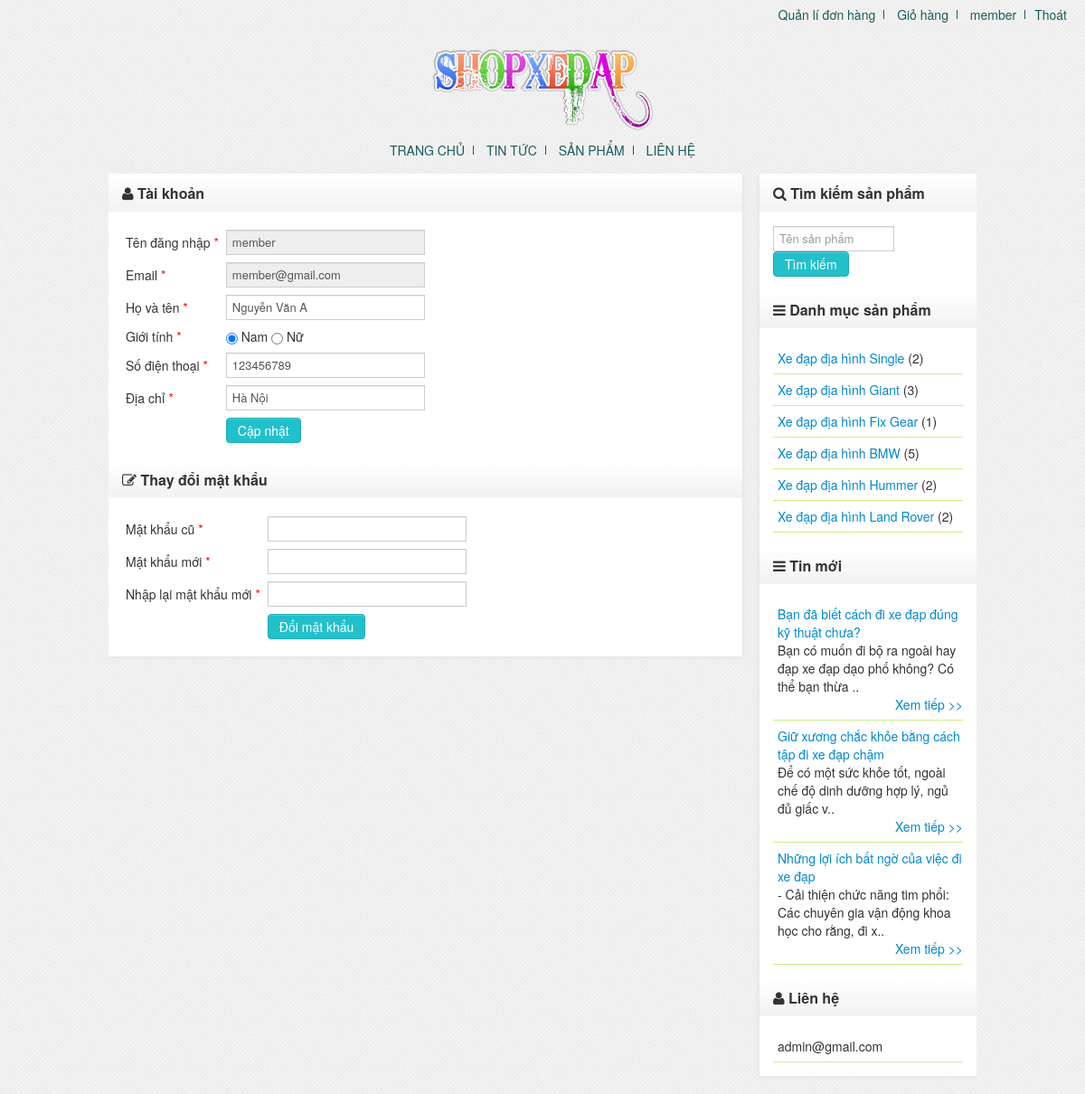
Page /account.php (signed in) on the committed database.
### tables this page shows
CREATE TABLE IF NOT EXISTS `settings` (
  `title` varchar(150) NOT NULL,
  `home` varchar(150) NOT NULL,
  `email` varchar(150) NOT NULL,
  `page` int(11) NOT NULL
);

CREATE TABLE IF NOT EXISTS `users` (
  `id` int(11) NOT NULL AUTO_INCREMENT,
  `user` varchar(20) NOT NULL,
  `password` varchar(32) NOT NULL,
  `email` varchar(100) NOT NULL,
  `fullname` varchar(150) NOT NULL,
  `sex` varchar(5) NOT NULL,
  `phone` varchar(11) NOT NULL,
  `address` varchar(150) NOT NULL,
  `registed` datetime NOT NULL,
  PRIMARY KEY (`id`)
);

CREATE TABLE IF NOT EXISTS `categories` (
  `id` int(11) NOT NULL AUTO_INCREMENT,
  `cat_name` varchar(150) NOT NULL,
  `show` varchar(5) NOT NULL,
  PRIMARY KEY (`id`)
);

CREATE TABLE IF NOT EXISTS `articles` (
  `id` int(11) NOT NULL AUTO_INCREMENT,
  `articles_name` varchar(150) NOT NULL,
  `cat_id` int(11) NOT NULL,
  `show` varchar(5) NOT NULL,
  `content` text NOT NULL,
  `created` datetime NOT NULL,
  `comment` varchar(5) NOT NULL,
  PRIMARY KEY (`id`),
  KEY `catid_art` (`cat_id`)
);

### account.php (the view, shortened to what this page needs)
<?php
	require_once("inc/header.php");
?>
<div class="widget">
<?php
	if(empty($account)) {
        echo '<div class="widget-title"><i class="icon-user"></i>&nbsp;Tài khoản</div>
	<div class="widget-body">';
		echo '<div class="alert alert-error"><i class="icon-warning-sign"></i>&nbsp;Bạn không có quyền truy cập vào đây</div></div>';
	}else {
        echo '<div class="widget-title"><i class="icon-user"></i>&nbsp;Tài khoản</div>
	<div class="widget-body">';
		$sql = "SELECT * FROM `users` where `user` = '$account'";
		$result = $connect -> query($sql);
		$row = $result ->fetch_array(MYSQLI_ASSOC);
?>
		<form action="" method="POST" id="form1" name="form1">
			<table cellpadding="4" cellspacing="0">
				<tr>
					<td>Tên đăng nhập <span class="required">*</span></td>
					<td><input type="text" name="user" disabled="disabled" value="<?php echo $row['user']; ?>" /></td>
				</tr>
				<tr>
					<td>Email <span class="required">*</span></td>
					<td><input type="email" name="email" disabled="disabled" value="<?php echo $row['email']; ?>" /></td>
				</tr>
				<tr>
					<td>Họ và tên <span class="required">*</span></td>
					<td><input type="text" name="fullname" value="<?php echo $row['fullname']; ?>" required="required" /></td>
				</tr>
				<tr>
					<td>Giới tính <span class="required">*</span></td>
					<td>
                    <?php
                        if($row['sex'] == 'Nam')
                            echo '<input type="radio" name="sex" value="Nam" checked="checked" />&nbsp;Nam&nbsp;<input type="radio" name="sex" value="Nữ" />&nbsp;Nữ';
                        else
                            echo '<input type="radio" name="sex" value="Nam" />&nbsp;Nam&nbsp;<input type="radio" name="sex" value="Nữ" checked="checked" />&nbsp;Nữ';
                    ?>
                    </td>
				</tr>
				<tr>
					<td>Số điện thoại <span class="required">*</span></td>
					<td><input type="number" name="phone" value="<?php echo $row['phone']; ?>" required="required" /></td>
				</tr>
				<tr>
					<td>Địa chỉ <span class="required">*</span></td>
					<td><input type="text" name="address" value="<?php echo $row['address']; ?>" required="required" /></td>
				</tr>
				<tr>
					<td>&nbsp;</td>
					<td><input type="submit" name="update" value="Cập nhật" class="btn" /></td>
				</tr>
			</table>
		</form>
	</div>
	<div class="widget-title"><i class="icon-edit"></i>&nbsp;Thay đổi mật khẩu</div>
	<div class="widget-body">
		<form action="" method="POST" id="form2" name="form2">
			<table cellpadding="4" cellspacing="0">
				<tr>
					<td>Mật khẩu cũ <span class="required">*</span></td>
					<td><input type="password" name="password" required="required" /></td>
				</tr>
				<tr>
					<td>Mật khẩu mới <span class="required">*</span></td>
					<td><input type="password" name="newpassword" required="required" /></td>
				</tr>
				<tr>
					<td>Nhập lại mật khẩu mới <span class="required">*</span></td>
					<td><input type="password" name="renewpassword" required="required" /></td>
				</tr>
				<tr>
					<td>&nbsp;</td>
					<td><input type="submit" name="submit" value="Đổi mật khẩu" class="btn" /></td>
				</tr>
			</table>
		</form>
	</div>
<?php
    }
echo '</div>';
	require_once("inc/footer.php");
?>

### inc/header.php (shortened to what this page needs)
<?php
    require_once("connect.php");
	if(isset($_COOKIE['user']))
		$account = $_COOKIE['user'];
	elseif(isset($_SESSION['user']))
		$account = $_SESSION['user'];
	else
		$account = '';
    $set = $connect -> query("SELECT * FROM `settings`") -> fetch_array(MYSQLI_ASSOC);
?>
<!DOCTYPE html PUBLIC "-//W3C//DTD XHTML 1.0 Transitional//EN" "http://www.w3.org/TR/xhtml1/DTD/xhtml1-transitional.dtd">
<html xmlns="http://www.w3.org/1999/xhtml">
<head>
	<link rel="stylesheet" href="<?php echo $set['home']; ?>/themes/style.css" />
	<link rel="stylesheet" href="<?php echo $set['home']; ?>/themes/bootstrap.css" />
	<link rel="stylesheet" href="<?php echo $set['home']; ?>/themes/font-awesome.css" />
</head>
<body>
<div id="header">
	<img src="<?php echo $set['home']; ?>/themes/logo.png" alt="logo" />
	<div id="top_menu">
		<ul>
            <?php
            if($account && $account != 'admin') {
                echo '<li class="b_right"><a href="'.$set['home'].'/orders.php">Quản lí đơn hàng</a></li>';
            ?>
			<li class="b_right">
				<a href="<?php echo $set['home']; ?>/cart.php">Giỏ hàng
            <?php
				}
				echo '</a></li>';
            ?>
			<?php
				if(empty($account)) {
					echo '<li class="b_right"><a href="'.$set['home'].'/register.php">Đăng ký</a></li>
			<li><a href="'.$set['home'].'/login.php">Đăng nhập</a></li>';
				}else {
					if($account == 'admin') {
						echo '<li class="b_right"><a href="'.$set['home'].'/admin/">Quản trị website</a></li>';
						echo '<li class="b_right"><a href="'.$set['home'].'/admin/account.php">'.$account.'</a></li>';
					}else {
						echo '<li class="b_right"><a href="'.$set['home'].'/account.php">'.$account.'</a></li>';
					}
					echo '<li><a href="'.$set['home'].'/logout.php">Thoát</a></li>';
				}
			?>
		</ul>
	</div>
</div>
<div id="menu_container">
	<ul>
		<li class="b_right"><a href="<?php echo $set['home']; ?>/index.php">Trang chủ</a></li>
		<li class="b_right"><a href="<?php echo $set['home']; ?>/articles.php">Tin tức</a></li>
		<li class="b_right"><a href="<?php echo $set['home']; ?>/products.php">Sản phẩm</a></li>
		<li><a href="<?php echo $set['home']; ?>/contacts.php">Liên hệ</a></li>
	</ul>
</div>
<div id="content">
	<div id="body">

### inc/footer.php (shortened to what this page needs)
<div id="footer"></div>
</div>
<div id="sidebar">
    <div class="widget">
        <div class="widget-title"><i class="icon-search"></i>&nbsp;Tìm kiếm sản phẩm</div>
        <div class="widget-body">
            <form action="<?php echo $set['home']; ?>/search.php" name="form1" method="GET">
                <input type="text" name="key" placeholder="Tên sản phẩm" style="width: 57%"/>
                <input type="submit" class="btn" value="Tìm kiếm"/>
            </form>
        </div>
        <div class="widget-title"><i class="icon-reorder"></i>&nbsp;Danh mục sản phẩm</div>
        <div class="widget-body">
            <?php
            $sql = "SELECT * FROM `categories` WHERE `show` = 'true' ORDER BY `id` DESC";
            $result = $connect->query($sql);
            if ($result->fetch_array(MYSQLI_NUM) == 0)
                echo '<div class="alert alert-info"><i class="icon-info-sign"></i>&nbsp;Chưa có danh mục sản phẩm nào</div>';
            else {
                while ($row = $result->fetch_array(MYSQLI_ASSOC)) {
                    $cat_id = $row['id'];
                    $query = "SELECT COUNT(`id`) as total FROM `products` WHERE `show` = 'true' AND `cat_id` = '$cat_id'";
                    $res = $connect->query($query);
                    $rows = $res->fetch_array(MYSQLI_ASSOC);
                    $count = $rows['total'];
                    echo '<div class="cat_list"><a href="' . $set['home'] . '/categories.php?id=' . $row['id'] . '">' . $row['cat_name'] . '</a> (' . $count . ')</div>';
                }
            }
            ?>
        </div>
        <div class="widget-title"><i class="icon-reorder"></i>&nbsp;Tin mới</div>
        <div class="widget-body">
            <?php
            $sql = "SELECT * FROM `articles` WHERE `show` = 'true' ORDER BY `id` DESC LIMIT 0,5";
            $result = $connect->query($sql);
            if ($result->fetch_array(MYSQLI_NUM) == 0)
                echo '<div class="alert alert-info"><i class="icon-info-sign"></i>&nbsp;Chưa có tin tức nào</div>';
            else {
                echo '<marquee  behavior="scroll" scrollamount="2" direction="up" onmouseover="this.stop()" onmouseout="this.start()">';
                while ($row = $result->fetch_array(MYSQLI_ASSOC)) {
                    echo '<div class="cat_list"><a href="' . $set['home'] . '/articles.php?id=' . $row['id'] . '">' . $row['articles_name'] . '</a><div class="shortdesc">' . substr($row['content'], 0, 100) . '..</div><span style="float: right;"><a href="#">Xem tiếp >></a></span><br /></div>';
                }
                echo '</marquee>';
            }
            ?>
        </div>
        <div class="widget-title"><i class="icon-user"></i>&nbsp;Liên hệ</div>
        <div class="widget-body">
            <div class="cat_list"><?php echo $set['email']; ?></div>
        </div>
    </div>
</div>
</body>
</html>

### rows in the picture
settings: home (picture), email "admin@gmail.com"
users: user "member", email "member@gmail.com", fullname "Nguyễn Văn A", phone "123456789", address "Hà Nội"
categories: cat_name "Xe đạp địa hình Single", count "2"
categories: cat_name "Xe đạp địa hình Giant", count "3"
categories: cat_name "Xe đạp địa hình Fix Gear", count "1"
categories: cat_name "Xe đạp địa hình BMW", count "5"
categories: cat_name "Xe đạp địa hình Hummer", count "2"
categories: cat_name "Xe đạp địa hình Land Rover", count "2"
articles: articles_name "Bạn đã biết cách đi xe đạp đúng kỹ thuật chưa?", content "Bạn có muốn đi bộ ra ngoài hay đạp xe đạp dạo phố không? Có thể bạn thừa"
articles: articles_name "Giữ xương chắc khỏe bằng cách tập đi xe đạp chậm", content "Để có một sức khỏe tốt, ngoài chế độ dinh dưỡng hợp lý, ngủ đủ giấc v"
articles: articles_name "Những lợi ích bất ngờ của việc đi xe đạp", content "- Cải thiện chức năng tim phổi: Các chuyên gia vận động khoa học cho rằng, đi x"

### other values in the picture
$account "member"
